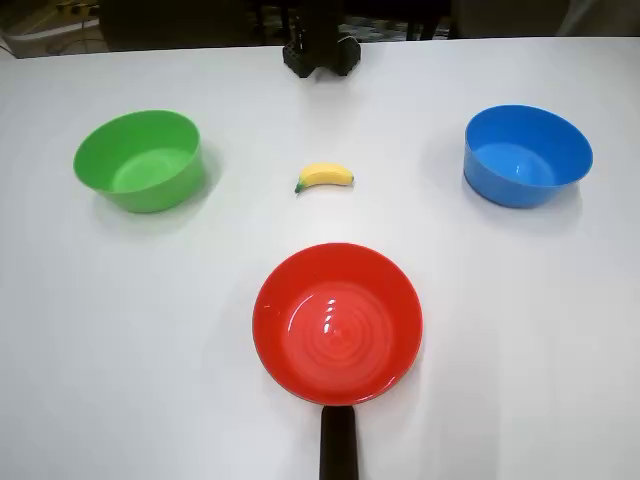
#> input picture outputs/eval1_masks/blue_bowl/frame0.png, 640 x 480 px
$ python show_eval1_masks.py
#> lines starting #> are read from the running program, lines starting #| are printed output that depends on the picture
#> in main, frame is the input picture: shape (480, 640, 3); mean R, G, B 165.9, 162.3, 160.7
#!/usr/bin/env python3
"""Show the effect of the two training augmentations on Eval 1 frames.

For each slug (red_bowl, blue_bowl, green_bowl) renders a row of panels:

  [original] [bg replaced A] [bg replaced B] [bowls swapped] [both applied]

BackgroundReplaceAugmenter:
  Replaces bg_mask pixels with a random image from the background pool.
  Shown twice with different seeds to illustrate variability.

PrintShuffleAugmenter:
  Swaps the bounding-rect content of other1 and other2 (the two non-target bowls).
  Target bowl is never touched.

Usage:
  python tools/show_eval1_masks.py
  python tools/show_eval1_masks.py --mask-dir /path/to/eval1_masks
  python tools/show_eval1_masks.py --bg-dir /path/to/eval3_backgrounds
  python tools/show_eval1_masks.py --out outputs/my_dir/aug_demo.png
"""
from __future__ import annotations

import argparse
import glob
import json
import os
import random
from pathlib import Path

import numpy as np
from PIL import Image, ImageDraw, ImageFont

_REPO_ROOT   = Path(__file__).resolve().parent.parent.parent  # eval1_train/
DEFAULT_MASK_DIR = str(_REPO_ROOT / "outputs" / "eval1_masks")
DEFAULT_BG_DIR   = str(_REPO_ROOT / "outputs" / "eval3_backgrounds")
DEFAULT_OUT      = str(_REPO_ROOT / "outputs" / "eval1_mask_viz" / "augmentation_demo.png")

CELL_W, CELL_H = 320, 240
PAD     = 8
LABEL_H = 24
SLUG_TITLE_H = 32
MAIN_TITLE_H = 48


# ---------------------------------------------------------------------------
# Augmentation helpers (pure numpy/PIL, no torch)
# ---------------------------------------------------------------------------

def _load_mask(path: Path) -> np.ndarray | None:
    if not path.exists():
        return None
    arr = np.load(path)
    return arr.astype(bool)


# [47 lines left out: functions _bbox, apply_bg_replace, apply_bowl_shuffle, apply_both, not called in this run]


# ---------------------------------------------------------------------------
# Rendering helpers
# ---------------------------------------------------------------------------

def _load_font(size: int) -> ImageFont.FreeTypeFont:
    for path in [
        "/usr/share/fonts/truetype/dejavu/DejaVuSans.ttf",
        "/System/Library/Fonts/Helvetica.ttc",
        "/Library/Fonts/Arial.ttf",
    ]:
        try:
            return ImageFont.truetype(path, size)
        except Exception:
            pass
    return ImageFont.load_default()


def _cell(arr: np.ndarray, label: str, note: str = "") -> Image.Image:
    """Resize array to cell size, add a dark label bar at the bottom."""
#> called with label = 'original', note = ''
    thumb = Image.fromarray(arr).resize((CELL_W, CELL_H), Image.Resampling.BICUBIC)
    total_h = CELL_H + LABEL_H
    canvas = Image.new("RGB", (CELL_W, total_h), (30, 30, 30))
#> canvas: PIL image 320x264 RGB; every value is 30
    canvas.paste(thumb, (0, 0))
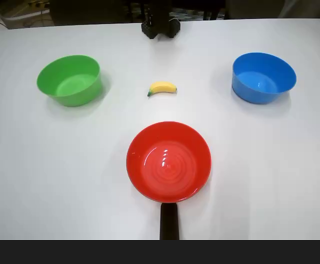
#> canvas: PIL image 320x264 RGB; mean R, G, B 153.6, 150.3, 148.8
    draw = ImageDraw.Draw(canvas)
    draw.rectangle((0, CELL_H, CELL_W, total_h), fill=(25, 25, 25))
    draw.text((6, CELL_H + 3), label, fill=(230, 230, 230), font=_load_font(13))
    if note:
        draw.text((CELL_W - len(note) * 7 - 4, CELL_H + 3), note, fill=(160, 160, 160), font=_load_font(12))
    return canvas


# [10 lines left out: function _draw_bbox_outlines, not called in this run]


def render_slug_row(frame: np.ndarray, bg_mask: np.ndarray | None,
                    other1_mask: np.ndarray | None, other2_mask: np.ndarray | None,
                    bg_dir: str, slug: str, target_color: str) -> Image.Image:
    """Build one horizontal strip of panels for this slug."""

    panels: list[Image.Image] = []

    # 1. Original
    panels.append(_cell(frame, "original"))

    # 2 & 3. Background replaced — two different seeds
    if bg_mask is not None and os.path.isdir(bg_dir):
        for seed, letter in [(7, "A"), (42, "B")]:
            aug = apply_bg_replace(frame, bg_mask, bg_dir, seed=seed)
            panels.append(_cell(aug, f"bg replaced ({letter})", f"seed={seed}"))
    else:
        # Fill placeholders if bg data is missing
        for letter in ("A", "B"):
            panels.append(_cell(frame, f"[no bg pool] ({letter})"))
#> after the loop, panels = 3 items

    # 4. Bowls swapped — annotate the bbox outlines before swap
    if other1_mask is not None and other2_mask is not None:
        b1 = _bbox(other1_mask)
        b2 = _bbox(other2_mask)
        annotated = _draw_bbox_outlines(
            frame,
            [b for b in [b1, b2] if b is not None],
            [(255, 80, 80), (80, 230, 80)],
        )
        swapped = apply_bowl_shuffle(frame, other1_mask, other2_mask)
        # Draw the same outlines on the swapped result
        swapped_annotated = _draw_bbox_outlines(
            swapped,
            [b for b in [b1, b2] if b is not None],
            [(255, 80, 80), (80, 230, 80)],
        )
        panels.append(_cell(annotated, "before swap  [red=other1  green=other2]"))
        panels.append(_cell(swapped_annotated, "bowls swapped"))
    else:
        panels.append(_cell(frame, "[no other masks]"))
        panels.append(_cell(frame, "[no other masks]"))

    # 5. Both augmentations (bg replace seed A + bowl swap)
    if bg_mask is not None and other1_mask is not None and other2_mask is not None and os.path.isdir(bg_dir):
        both = apply_both(frame, bg_mask, other1_mask, other2_mask, bg_dir, seed=7)
        panels.append(_cell(both, "bg replaced + bowls swapped"))
    else:
        panels.append(_cell(frame, "[missing data for combined]"))

    # Assemble panels into one row
    row_w = len(panels) * (CELL_W + PAD) + PAD
#> row_w = 1976
    row_h = SLUG_TITLE_H + (CELL_H + LABEL_H) + PAD
    row = Image.new("RGB", (row_w, row_h), (18, 18, 18))
#> row: PIL image 1976x304 RGB; every value is 18
    draw = ImageDraw.Draw(row)

    slug_label = f"  {slug}   target = {target_color} bowl   (target bowl is NEVER touched by either augmentation)"
    draw.rectangle((0, 0, row_w, SLUG_TITLE_H), fill=(45, 45, 55))
    draw.text((8, 7), slug_label, fill=(220, 220, 255), font=_load_font(15))

    for i, panel in enumerate(panels):
        x = PAD + i * (CELL_W + PAD)
        row.paste(panel, (x, SLUG_TITLE_H))
#> this loop made 6 passes
#> x on passes 1 to 6: 8, 336, 664, 992, 1320, 1648
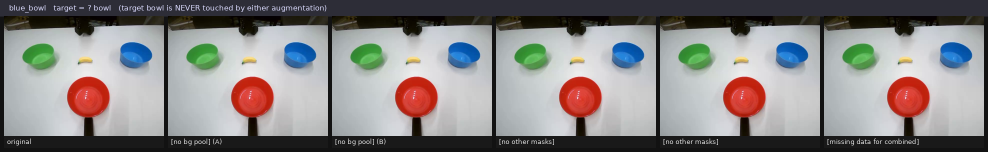
#> row: PIL image 1976x304 RGB (shown at 1/2 size); mean R, G, B 135.9, 133.2, 133.1

    return row


# ---------------------------------------------------------------------------
# Main
# ---------------------------------------------------------------------------

def main() -> None:
    ap = argparse.ArgumentParser(description=__doc__, formatter_class=argparse.RawDescriptionHelpFormatter)
    ap.add_argument("--mask-dir", default=DEFAULT_MASK_DIR,
                    help=f"Directory of slug subdirs with *.npy masks (default: {DEFAULT_MASK_DIR})")
    ap.add_argument("--bg-dir",   default=DEFAULT_BG_DIR,
                    help=f"Directory of *.png background images (default: {DEFAULT_BG_DIR})")
    ap.add_argument("--out",      default=DEFAULT_OUT,
                    help=f"Output PNG path (default: {DEFAULT_OUT})")
    args = ap.parse_args()

    mask_root = Path(args.mask_dir)
    bg_dir    = args.bg_dir
    out_path  = Path(args.out)

    if not mask_root.exists():
        print(f"ERROR: mask-dir not found: {mask_root}")
        raise SystemExit(1)

    slugs = sorted(p.name for p in mask_root.iterdir() if p.is_dir())
    if not slugs:
        print(f"No subdirectories found in {mask_root}")
        raise SystemExit(1)

    bg_count = len(glob.glob(os.path.join(bg_dir, "*.png")))
    print(f"mask-dir : {mask_root}  ({len(slugs)} slugs)")
    print(f"bg-dir   : {bg_dir}  ({bg_count} images)")
    print(f"out      : {out_path}\n")

    rows: list[Image.Image] = []

    for slug in slugs:
        slug_dir = mask_root / slug
        meta_path = slug_dir / "meta.json"
        meta = json.loads(meta_path.read_text()) if meta_path.exists() else {}
        target_color = meta.get("target_color", "?")

        frame0 = slug_dir / "frame0.png"
        if not frame0.exists():
            print(f"  [{slug}] SKIP — no frame0.png")
            continue
        frame = np.array(Image.open(frame0).convert("RGB"))

        bg_mask     = _load_mask(slug_dir / "bg_mask.npy")
        other1_mask = _load_mask(slug_dir / "other1_mask.npy")
        other2_mask = _load_mask(slug_dir / "other2_mask.npy")

        row = render_slug_row(frame, bg_mask, other1_mask, other2_mask, bg_dir, slug, target_color)
        rows.append(row)
        print(f"  [{slug}]  target={target_color}  bg_mask={bg_mask.sum() if bg_mask is not None else 'n/a'} px")

    if not rows:
        print("Nothing to render.")
        raise SystemExit(1)

    # Assemble rows into one vertical stack with a global title
    row_w   = max(r.width for r in rows)
#> row_w = 1976
    total_h = MAIN_TITLE_H + sum(r.height + PAD for r in rows) + PAD
#> total_h = 368
    canvas  = Image.new("RGB", (row_w, total_h), (10, 10, 10))
#> canvas: PIL image 1976x368 RGB; every value is 10
    draw    = ImageDraw.Draw(canvas)

    legend = (
        "Eval 1 augmentation demo  —  "
        "cols: original | bg replaced A | bg replaced B | before swap | bowls swapped | both"
    )
    draw.text((PAD, 12), legend, fill=(255, 255, 200), font=_load_font(17))

    y = MAIN_TITLE_H + PAD
    for row in rows:
        canvas.paste(row, (0, y))
        y += row.height + PAD
#> this loop made 1 pass
#> y on pass 1: 368
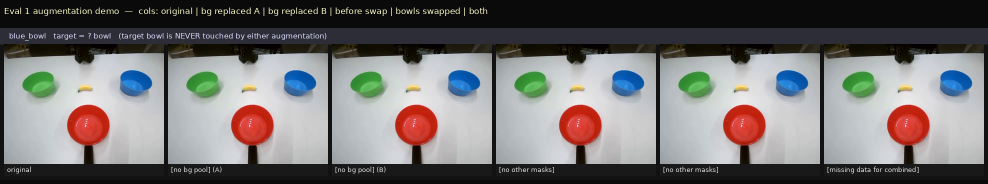
#> canvas: PIL image 1976x368 RGB (shown at 1/2 size); mean R, G, B 115, 112.7, 112.4
#> after the loop, y = 368

    out_path.parent.mkdir(parents=True, exist_ok=True)
    canvas.save(out_path)
    print(f"\n-> {out_path}")


if __name__ == "__main__":
    main()
